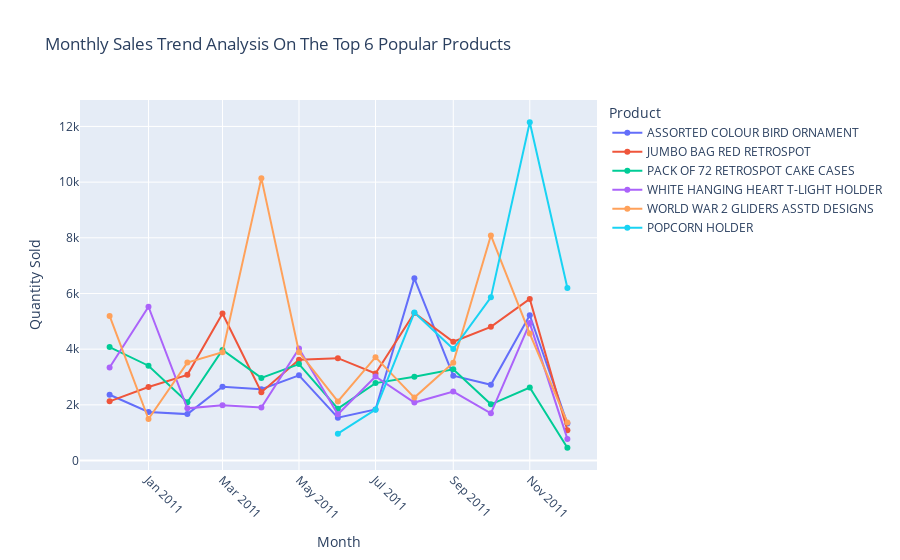

Notebook code cell kept with this figure:
### Markdown cell above
- Below line plot displays the top 6 most popular products sales trend throughout 13 months. We can see visually there is a clear pattern of higher revenue generated during the winter months.

### Code cell
df['InvoiceDate'] = pd.to_datetime(df['InvoiceDate']) #convert to datetime format

df['Month'] = df['InvoiceDate'].dt.to_period('M').astype(str) #select month from invoicedate column

popular_products = df.groupby('Description')['Quantity'].sum().sort_values(ascending=False).head(6).index #group product with quantity sold

popular_products_data = df[df['Description'].isin(popular_products)] #only include rows where the popular 6 exist

monthly_sales = popular_products_data.groupby(['Month', 'Description'])['Quantity'].sum().reset_index() #calculate total quantity per product per month

fig = px.line(monthly_sales, x='Month', y='Quantity', #line chart x and y axis
               color='Description', #line value
               title='Monthly Sales Trend Analysis On The Top 6 Popular Products', #plot title
               labels={'Month': 'Month', 'Quantity': 'Quantity Sold', 'Description': 'Product'}, #labels
               markers=True #markers at each month
              )

fig.update_layout(xaxis_tickangle=45) #rotate labels
fig.show() #display plot

### Figure 1 — Plotly figure (JSON) as saved in the notebook; plotly's stock layout.template omitted (floating-point values rounded to 4 significant figures)
{"data": [{"hovertemplate": "Product=ASSORTED COLOUR BIRD ORNAMENT<br>Month=%{x}<br>Quantity Sold=%{y}<extra></extra>", "legendgroup": "ASSORTED COLOUR BIRD ORNAMENT", "line": {"color": "#636efa", "dash": "solid"}, "marker": {"symbol": "circle"}, "mode": "lines+markers", "name": "ASSORTED COLOUR BIRD ORNAMENT", "orientation": "v", "showlegend": true, "type": "scatter", "x": ["2010-12", "2011-01", "2011-02", "2011-03", "2011-04", "2011-05", "2011-06", "2011-07", "2011-08", "2011-09", "2011-10", "2011-11", "2011-12"], "xaxis": "x", "y": [2363, 1747, 1667, 2649, 2560, 3059, 1540, 1836, 6544, 3048, 2720, 5219, 1330], "yaxis": "y"}, {"hovertemplate": "Product=JUMBO BAG RED RETROSPOT<br>Month=%{x}<br>Quantity Sold=%{y}<extra></extra>", "legendgroup": "JUMBO BAG RED RETROSPOT", "line": {"color": "#EF553B", "dash": "solid"}, "marker": {"symbol": "circle"}, "mode": "lines+markers", "name": "JUMBO BAG RED RETROSPOT", "orientation": "v", "showlegend": true, "type": "scatter", "x": ["2010-12", "2011-01", "2011-02", "2011-03", "2011-04", "2011-05", "2011-06", "2011-07", "2011-08", "2011-09", "2011-10", "2011-11", "2011-12"], "xaxis": "x", "y": [2126, 2639, 3078, 5281, 2452, 3617, 3676, 3126, 5301, 4265, 4803, 5806, 1090], "yaxis": "y"}, {"hovertemplate": "Product=PACK OF 72 RETROSPOT CAKE CASES<br>Month=%{x}<br>Quantity Sold=%{y}<extra></extra>", "legendgroup": "PACK OF 72 RETROSPOT CAKE CASES", "line": {"color": "#00cc96", "dash": "solid"}, "marker": {"symbol": "circle"}, "mode": "lines+markers", "name": "PACK OF 72 RETROSPOT CAKE CASES", "orientation": "v", "showlegend": true, "type": "scatter", "x": ["2010-12", "2011-01", "2011-02", "2011-03", "2011-04", "2011-05", "2011-06", "2011-07", "2011-08", "2011-09", "2011-10", "2011-11", "2011-12"], "xaxis": "x", "y": [4076, 3406, 2095, 3974, 2968, 3463, 1864, 2781, 3013, 3277, 2019, 2621, 459], "yaxis": "y"}, {"hovertemplate": "Product=WHITE HANGING HEART T-LIGHT HOLDER<br>Month=%{x}<br>Quantity Sold=%{y}<extra></extra>", "legendgroup": "WHITE HANGING HEART T-LIGHT HOLDER", "line": {"color": "#ab63fa", "dash": "solid"}, "marker": {"symbol": "circle"}, "mode": "lines+markers", "name": "WHITE HANGING HEART T-LIGHT HOLDER", "orientation": "v", "showlegend": true, "type": "scatter", "x": ["2010-12", "2011-01", "2011-02", "2011-03", "2011-04", "2011-05", "2011-06", "2011-07", "2011-08", "2011-09", "2011-10", "2011-11", "2011-12"], "xaxis": "x", "y": [3343, 5524, 1874, 1982, 1907, 4021, 1661, 3018, 2082, 2477, 1696, 4936, 777], "yaxis": "y"}, {"hovertemplate": "Product=WORLD WAR 2 GLIDERS ASSTD DESIGNS<br>Month=%{x}<br>Quantity Sold=%{y}<extra></extra>", "legendgroup": "WORLD WAR 2 GLIDERS ASSTD DESIGNS", "line": {"color": "#FFA15A", "dash": "solid"}, "marker": {"symbol": "circle"}, "mode": "lines+markers", "name": "WORLD WAR 2 GLIDERS ASSTD DESIGNS", "orientation": "v", "showlegend": true, "type": "scatter", "x": ["2010-12", "2011-01", "2011-02", "2011-03", "2011-04", "2011-05", "2011-06", "2011-07", "2011-08", "2011-09", "2011-10", "2011-11", "2011-12"], "xaxis": "x", "y": [5195, 1492, 3518, 3888, 10143, 3893, 2122, 3714, 2261, 3515, 8084, 4559, 1367], "yaxis": "y"}, {"hovertemplate": "Product=POPCORN HOLDER<br>Month=%{x}<br>Quantity Sold=%{y}<extra></extra>", "legendgroup": "POPCORN HOLDER", "line": {"color": "#19d3f3", "dash": "solid"}, "marker": {"symbol": "circle"}, "mode": "lines+markers", "name": "POPCORN HOLDER", "orientation": "v", "showlegend": true, "type": "scatter", "x": ["2011-06", "2011-07", "2011-08", "2011-09", "2011-10", "2011-11", "2011-12"], "xaxis": "x", "y": [965, 1826, 5316, 4005, 5861, 12151, 6198], "yaxis": "y"}], "layout": {"legend": {"title": {"text": "Product"}, "tracegroupgap": 0}, "title": {"text": "Monthly Sales Trend Analysis On The Top 6 Popular Products"}, "xaxis": {"anchor": "y", "domain": [0, 1], "tickangle": 45, "title": {"text": "Month"}}, "yaxis": {"anchor": "x", "domain": [0, 1], "title": {"text": "Quantity Sold"}}}}
